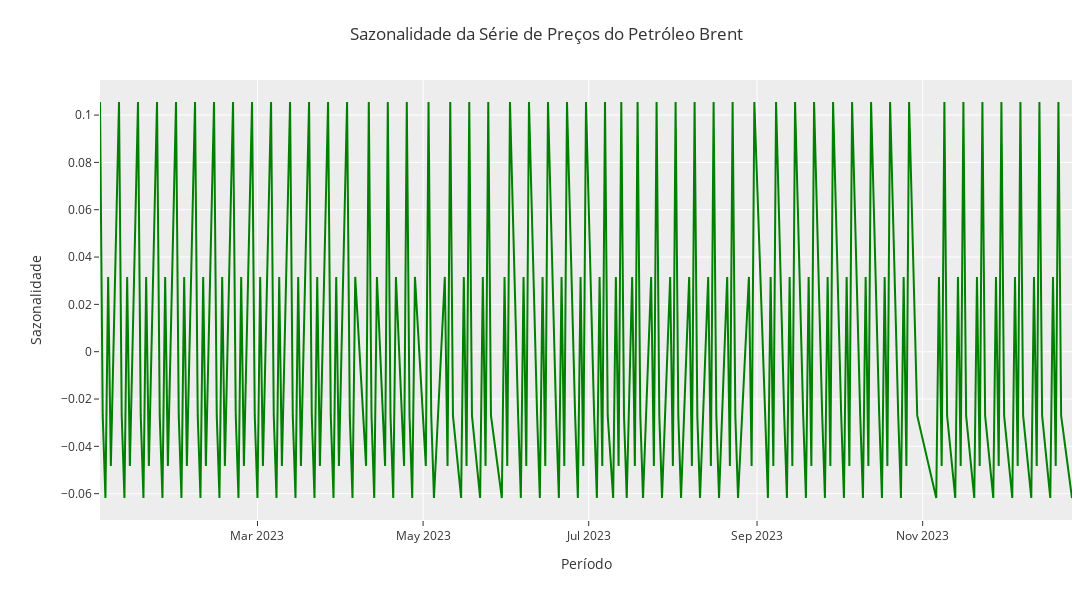

Write notebook code for a chart like this one.
### Markdown cell above
**Analisando sazonalidade**

### Code cell
df_eda = df_eda.loc[df_eda.index >= '2023-01-01']
resultados_teste = seasonal_decompose(df_eda, period=5)
sazonalidade_teste = resultados_teste.seasonal.to_frame()

fig = px.line(
    sazonalidade_teste,
    template=template,
    color_discrete_sequence=['#008000']
)
fig.update_layout(
    title='Sazonalidade da Série de Preços do Petróleo Brent',
    xaxis_title='Período',
    yaxis_title='Sazonalidade',
    showlegend=False,
    width=1600, 
    height=600,
    margin=dict(l=100, r=20, t=80, b=80)
)
fig.show()

### Figure 1 — Plotly figure (JSON) as saved in the notebook; plotly's stock layout.template omitted (floating-point values rounded to 4 significant figures; data arrays with more than 128 entries replaced by an {"elided": "..."} marker saying what was removed)
{"data": [{"hovertemplate": "variable=seasonal<br>data=%{x}<br>value=%{y}<extra></extra>", "legendgroup": "seasonal", "line": {"color": "#008000", "dash": "solid"}, "marker": {"symbol": "circle"}, "mode": "lines", "name": "seasonal", "orientation": "v", "showlegend": true, "type": "scatter", "x": {"elided": "248 str values"}, "xaxis": "x", "y": {"elided": "248 float values"}, "yaxis": "y"}], "layout": {"height": 600, "legend": {"title": {"text": "variable"}, "tracegroupgap": 0}, "margin": {"b": 80, "l": 100, "r": 20, "t": 80}, "showlegend": false, "title": {"text": "Sazonalidade da Série de Preços do Petróleo Brent"}, "width": 1600, "xaxis": {"anchor": "y", "domain": [0, 1], "title": {"text": "Período"}}, "yaxis": {"anchor": "x", "domain": [0, 1], "title": {"text": "Sazonalidade"}}}}
